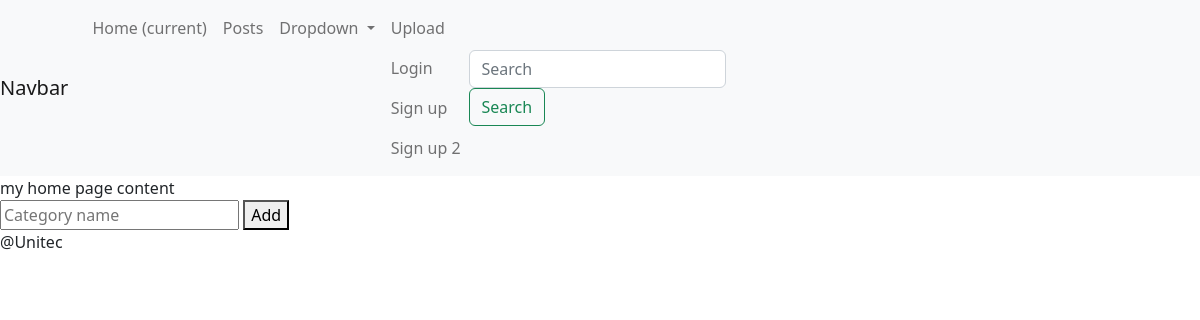
The app's page /, older data.
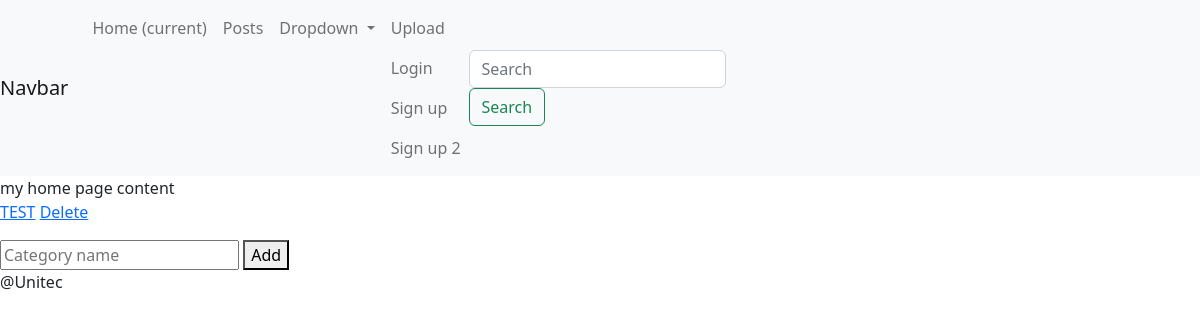
The same page, newer data.
### blog/models.py (models this page shows)
class Category(models.Model):
    name = models.CharField(max_length=30)
    def __str__(self):
        return self.name

### blog/views.py (the view)
# urls.py: path('', index, name='home'),
def index(request):
    categories = Category.objects.all()
    context = {"title": "my_homepage", "content": "my home page content",
               "categories": categories}
    return render(request, 'index.html', context)

### templates/index.html (shortened to what this page needs)
{% extends "base.html"  %}
{% block content %}
{{  content }}
{%  for category in categories  %}
    <p>
        <a href="{% url 'category' category_id=category.id %}"> {{ category }}</a>
    <a href="{% url 'delete-category' category_id=category.id %}"> Delete </a>
    </p>
{% endfor %}
    <form action="{% url 'create-category' %}" method="POST">
<input type="text" placeholder="Category name"
       name="category_name">
    <button>Add</button>
    </form>
{%  endblock %}

Row changes from the older to the newer data that the page shows:
added Category: name "TEST"
